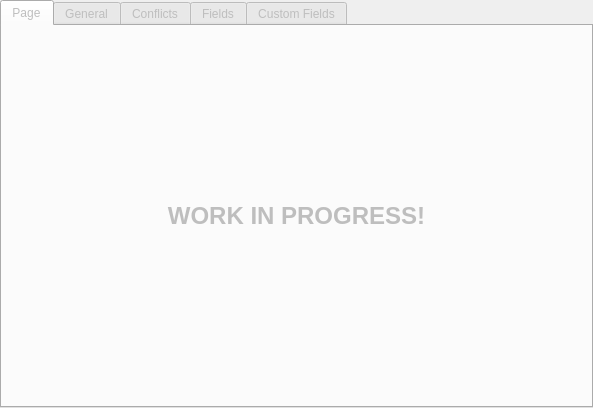
<ui version="4.0" >
 <author>Adriaan de Groot and David Bishop</author>
 <class>ContactsWidget</class>
 <widget class="QWidget" name="ContactsWidget" >
  <property name="geometry" >
   <rect>
    <x>0</x>
    <y>0</y>
    <width>593</width>
    <height>408</height>
   </rect>
  </property>
  <layout class="QGridLayout" >
   <property name="margin" >
    <number>0</number>
   </property>
   <property name="spacing" >
    <number>6</number>
   </property>
   <item row="0" column="0" >
    <widget class="QTabWidget" name="tabWidget" >
     <property name="enabled" >
      <bool>false</bool>
     </property>
     <property name="currentIndex" >
      <number>0</number>
     </property>
     <widget class="QWidget" name="tab_2" >
      <attribute name="title" >
       <string>Page</string>
      </attribute>
      <layout class="QGridLayout" name="gridLayout_5" >
       <item row="0" column="0" >
        <widget class="QLabel" name="label" >
         <property name="font" >
          <font>
           <pointsize>18</pointsize>
           <weight>75</weight>
           <bold>true</bold>
          </font>
         </property>
         <property name="text" >
          <string>WORK IN PROGRESS!</string>
         </property>
         <property name="textFormat" >
          <enum>Qt::RichText</enum>
         </property>
         <property name="alignment" >
          <set>Qt::AlignCenter</set>
         </property>
        </widget>
       </item>
      </layout>
     </widget>
     <widget class="QWidget" name="tab" >
      <property name="geometry" >
       <rect>
        <x>0</x>
        <y>0</y>
        <width>585</width>
        <height>377</height>
       </rect>
      </property>
      <attribute name="title" >
       <string comment="General settings.">General</string>
      </attribute>
      <layout class="QGridLayout" name="gridLayout_2" >
       <item row="0" column="0" >
        <layout class="QVBoxLayout" name="verticalLayout" >
         <item>
          <widget class="QGroupBox" name="groupBox" >
           <property name="title" >
            <string>Location</string>
           </property>
           <layout class="QGridLayout" name="gridLayout" >
            <item row="0" column="0" colspan="2" >
             <widget class="QRadioButton" name="fSyncStdAbook" >
              <property name="whatsThis" >
               <string>&lt;qt>Select this option to synchronize with KDE's standard addressbook (i.e. the addressbook that you edit in KAddressBook, and which you use in KMail)&lt;/qt></string>
              </property>
              <property name="text" >
               <string>&amp;Standard addressbook</string>
              </property>
             </widget>
            </item>
            <item row="1" column="0" >
             <widget class="QRadioButton" name="fSyncFile" >
              <property name="enabled" >
               <bool>false</bool>
              </property>
              <property name="whatsThis" >
               <string>&lt;qt>Select this option to use a specific address book file, instead of the standard KDE address book. This file must be in the vCard format (.vcf). Type the location of this file in the edit box or select it clicking the file picker button.&lt;/qt></string>
              </property>
              <property name="text" >
               <string>vCard &amp;file:</string>
              </property>
             </widget>
            </item>
            <item row="1" column="1" >
             <widget class="KUrlRequester" name="fAbookFile" >
              <property name="enabled" >
               <bool>false</bool>
              </property>
              <property name="sizePolicy" >
               <sizepolicy vsizetype="Preferred" hsizetype="MinimumExpanding" >
                <horstretch>0</horstretch>
                <verstretch>0</verstretch>
               </sizepolicy>
              </property>
              <property name="whatsThis" >
               <string>&lt;qt>Enter the vCard file name here or select it by clicking the file picker button. vCard is a standard format for exchanging contact information. &lt;/qt></string>
              </property>
             </widget>
            </item>
           </layout>
          </widget>
         </item>
         <item>
          <widget class="QCheckBox" name="fArchive" >
           <property name="whatsThis" >
            <string>&lt;qt>If you delete an address on your handheld, you can determine if it should be archived on the PC. If you check that and this checkbox, the address will be added to your addressbook, but no longer synchronized with the handheld.&lt;/qt></string>
           </property>
           <property name="text" >
            <string>Store &amp;archived records in the KDE addressbook</string>
           </property>
          </widget>
         </item>
         <item>
          <spacer name="verticalSpacer" >
           <property name="orientation" >
            <enum>Qt::Vertical</enum>
           </property>
           <property name="sizeHint" stdset="0" >
            <size>
             <width>20</width>
             <height>40</height>
            </size>
           </property>
          </spacer>
         </item>
        </layout>
       </item>
      </layout>
     </widget>
     <widget class="QWidget" name="tab" >
      <property name="geometry" >
       <rect>
        <x>0</x>
        <y>0</y>
        <width>585</width>
        <height>377</height>
       </rect>
      </property>
      <attribute name="title" >
       <string>Conflicts</string>
      </attribute>
      <layout class="QGridLayout" name="gridLayout_4" >
       <item row="0" column="0" >
        <widget class="QGroupBox" name="groupBox_2" >
         <property name="title" >
          <string>Conflict Resolution</string>
         </property>
         <layout class="QGridLayout" name="gridLayout_3" >
          <item row="0" column="0" colspan="2" >
           <widget class="QLabel" name="textLabel1_7" >
            <property name="text" >
             <string>&lt;p>Select the default action if an event was modified on both sides here. &lt;/p></string>
            </property>
            <property name="alignment" >
             <set>Qt::AlignJustify|Qt::AlignVCenter</set>
            </property>
            <property name="wordWrap" >
             <bool>true</bool>
            </property>
           </widget>
          </item>
          <item row="1" column="0" >
           <widget class="QLabel" name="textLabel1_2_2" >
            <property name="sizePolicy" >
             <sizepolicy vsizetype="Preferred" hsizetype="Maximum" >
              <horstretch>0</horstretch>
              <verstretch>0</verstretch>
             </sizepolicy>
            </property>
            <property name="whatsThis" >
             <string>&lt;qt>Select in this list how conflicting entries (entries which were edited both on your handheld and on the PC) are resolved. Possibly values are "Use KPilot's Global Setting" to use the settings defined in KPilot HotSync configuration, "Ask User" to let you decide case by case, "Do Nothing" to allow the entries to be different, "PC overrides", "Handheld overrides", "Use values from last sync" and "Use both entries" to create a new entry on both the PC and handheld.&lt;/qt></string>
            </property>
            <property name="text" >
             <string>Conflict &amp;resolution:</string>
            </property>
            <property name="wordWrap" >
             <bool>false</bool>
            </property>
            <property name="buddy" >
             <cstring>fConflictResolution</cstring>
            </property>
           </widget>
          </item>
          <item row="1" column="1" >
           <widget class="QComboBox" name="fConflictResolution" >
            <property name="whatsThis" >
             <string>&lt;qt>Select in this list how conflicting entries (entries which were edited both on your handheld and on the PC) are resolved. Possibly values are "Use KPilot's Global Setting" to use the settings defined in KPilot HotSync configuration, "Ask User" to let you decide case by case, "Do Nothing" to allow the entries to be different, "PC overrides", "Handheld overrides", "Use values from last sync" and "Use both entries" to create a new entry on both the PC and handheld.&lt;/qt></string>
            </property>
            <property name="currentIndex" >
             <number>6</number>
            </property>
            <item>
             <property name="text" >
              <string>Use KPilot's Global Setting</string>
             </property>
            </item>
            <item>
             <property name="text" >
              <string>Ask User</string>
             </property>
            </item>
            <item>
             <property name="text" >
              <string>Do Nothing</string>
             </property>
            </item>
            <item>
             <property name="text" >
              <string>Handheld Overrides</string>
             </property>
            </item>
            <item>
             <property name="text" >
              <string>PC Overrides</string>
             </property>
            </item>
            <item>
             <property name="text" >
              <string>Values From Last Sync (if possible)</string>
             </property>
            </item>
            <item>
             <property name="text" >
              <string>Use Both Entries</string>
             </property>
            </item>
           </widget>
          </item>
         </layout>
        </widget>
       </item>
       <item row="1" column="0" >
        <spacer name="spacer6" >
         <property name="orientation" >
          <enum>Qt::Vertical</enum>
         </property>
         <property name="sizeType" >
          <enum>QSizePolicy::Expanding</enum>
         </property>
         <property name="sizeHint" stdset="0" >
          <size>
           <width>20</width>
           <height>41</height>
          </size>
         </property>
        </spacer>
       </item>
      </layout>
     </widget>
     <widget class="QWidget" name="tab" >
      <property name="geometry" >
       <rect>
        <x>0</x>
        <y>0</y>
        <width>585</width>
        <height>377</height>
       </rect>
      </property>
      <attribute name="title" >
       <string>Fields</string>
      </attribute>
      <layout class="QGridLayout" >
       <property name="margin" >
        <number>11</number>
       </property>
       <property name="spacing" >
        <number>6</number>
       </property>
       <item row="0" column="0" >
        <widget class="QLabel" name="TextLabel2" >
         <property name="whatsThis" >
          <string>&lt;qt>Select which KAddressBook field should be used to store the Pilot's &amp;quot;Other&amp;quot; phone here.&lt;/qt></string>
         </property>
         <property name="text" >
          <string>Handheld other phone:</string>
         </property>
         <property name="wordWrap" >
          <bool>false</bool>
         </property>
        </widget>
       </item>
       <item row="0" column="1" >
        <widget class="QComboBox" name="fOtherPhone" >
         <property name="sizePolicy" >
          <sizepolicy vsizetype="Fixed" hsizetype="MinimumExpanding" >
           <horstretch>0</horstretch>
           <verstretch>0</verstretch>
          </sizepolicy>
         </property>
         <property name="whatsThis" >
          <string>&lt;qt>Select which KAddressBook field should be used to store the Pilot's &amp;quot;Other&amp;quot; phone here.&lt;/qt></string>
         </property>
         <item>
          <property name="text" >
           <string>Other Phone</string>
          </property>
         </item>
         <item>
          <property name="text" >
           <string>Assistant</string>
          </property>
         </item>
         <item>
          <property name="text" >
           <string>Business Fax</string>
          </property>
         </item>
         <item>
          <property name="text" >
           <string>Car Phone</string>
          </property>
         </item>
         <item>
          <property name="text" >
           <string comment="Second email address.">Email 2</string>
          </property>
         </item>
         <item>
          <property name="text" >
           <string>Home Fax</string>
          </property>
         </item>
         <item>
          <property name="text" >
           <string>Telex</string>
          </property>
         </item>
         <item>
          <property name="text" >
           <string>TTY/TTD Phone</string>
          </property>
         </item>
        </widget>
       </item>
       <item row="1" column="0" >
        <widget class="QLabel" name="TextLabel4" >
         <property name="whatsThis" >
          <string>&lt;qt>Select which KAddressBook field should be used to store the Pilot's Street Address here.&lt;/qt></string>
         </property>
         <property name="text" >
          <string>Handheld street address:</string>
         </property>
         <property name="wordWrap" >
          <bool>false</bool>
         </property>
        </widget>
       </item>
       <item row="1" column="1" >
        <widget class="QComboBox" name="fAddress" >
         <property name="whatsThis" >
          <string>&lt;qt>Select which KAddressBook field should be used to store the Pilot's Street Address here.&lt;/qt></string>
         </property>
         <item>
          <property name="text" >
           <string>Preferred, then Home Address</string>
          </property>
         </item>
         <item>
          <property name="text" >
           <string>Preferred, then Business Address</string>
          </property>
         </item>
        </widget>
       </item>
       <item row="2" column="0" >
        <widget class="QLabel" name="TextLabel5" >
         <property name="whatsThis" >
          <string>&lt;qt>Select which KAddressBook field should be used to store the Fax number from the Pilot here.&lt;/qt></string>
         </property>
         <property name="text" >
          <string>Handheld fax:</string>
         </property>
         <property name="wordWrap" >
          <bool>false</bool>
         </property>
        </widget>
       </item>
       <item row="2" column="1" >
        <widget class="QComboBox" name="fFax" >
         <property name="whatsThis" >
          <string>&lt;qt>Select which KAddressBook field should be used to store the Fax number from the Pilot here.&lt;/qt></string>
         </property>
         <item>
          <property name="text" >
           <string>Home Fax</string>
          </property>
         </item>
         <item>
          <property name="text" >
           <string>Business Fax</string>
          </property>
         </item>
        </widget>
       </item>
       <item row="3" column="0" >
        <spacer name="Spacer2" >
         <property name="orientation" >
          <enum>Qt::Vertical</enum>
         </property>
         <property name="sizeType" >
          <enum>QSizePolicy::Expanding</enum>
         </property>
         <property name="sizeHint" stdset="0" >
          <size>
           <width>0</width>
           <height>20</height>
          </size>
         </property>
        </spacer>
       </item>
      </layout>
     </widget>
     <widget class="QWidget" name="tab" >
      <property name="geometry" >
       <rect>
        <x>0</x>
        <y>0</y>
        <width>585</width>
        <height>377</height>
       </rect>
      </property>
      <attribute name="title" >
       <string>Custom Fields</string>
      </attribute>
      <layout class="QGridLayout" >
       <item row="0" column="0" >
        <widget class="QLabel" name="textLabel1" >
         <property name="sizePolicy" >
          <sizepolicy vsizetype="Preferred" hsizetype="Preferred" >
           <horstretch>0</horstretch>
           <verstretch>0</verstretch>
          </sizepolicy>
         </property>
         <property name="whatsThis" >
          <string>&lt;qt>Select the field from this list that represents best the meaning given by your use of the first custom field on your handheld.&lt;/qt></string>
         </property>
         <property name="text" >
          <string>Handheld custom field 1:</string>
         </property>
         <property name="wordWrap" >
          <bool>false</bool>
         </property>
        </widget>
       </item>
       <item row="1" column="0" >
        <widget class="QLabel" name="textLabel1_2" >
         <property name="whatsThis" >
          <string>&lt;qt>Select the field from this list that represents best the meaning given by your use of the second custom field on your handheld.&lt;/qt></string>
         </property>
         <property name="text" >
          <string>Handheld custom field 2:</string>
         </property>
         <property name="wordWrap" >
          <bool>false</bool>
         </property>
        </widget>
       </item>
       <item row="2" column="0" >
        <widget class="QLabel" name="textLabel1_3" >
         <property name="whatsThis" >
          <string>&lt;qt>Select the field from this list that represents best the meaning given by your use of the third custom field on your handheld.&lt;/qt></string>
         </property>
         <property name="text" >
          <string>Handheld custom field 3:</string>
         </property>
         <property name="wordWrap" >
          <bool>false</bool>
         </property>
        </widget>
       </item>
       <item row="3" column="0" >
        <widget class="QLabel" name="textLabel1_4" >
         <property name="whatsThis" >
          <string>&lt;qt>Select the field from this list that represents best the meaning given by your use of the fourth custom field on your handheld.&lt;/qt></string>
         </property>
         <property name="text" >
          <string>Handheld custom field 4:</string>
         </property>
         <property name="wordWrap" >
          <bool>false</bool>
         </property>
        </widget>
       </item>
       <item row="0" column="1" >
        <widget class="QComboBox" name="fCustom0" >
         <property name="sizePolicy" >
          <sizepolicy vsizetype="Fixed" hsizetype="MinimumExpanding" >
           <horstretch>0</horstretch>
           <verstretch>0</verstretch>
          </sizepolicy>
         </property>
         <property name="whatsThis" >
          <string>&lt;qt>Select the field from this list that represents best the meaning given by your use of the first custom field on your handheld.&lt;/qt></string>
         </property>
         <item>
          <property name="text" >
           <string>Store as Custom Field</string>
          </property>
         </item>
         <item>
          <property name="text" >
           <string>Birthdate</string>
          </property>
         </item>
         <item>
          <property name="text" >
           <string>URL</string>
          </property>
         </item>
         <item>
          <property name="text" >
           <string>IM Address (ICQ, MS, ...)</string>
          </property>
         </item>
        </widget>
       </item>
       <item row="1" column="1" >
        <widget class="QComboBox" name="fCustom1" >
         <property name="sizePolicy" >
          <sizepolicy vsizetype="Fixed" hsizetype="MinimumExpanding" >
           <horstretch>0</horstretch>
           <verstretch>0</verstretch>
          </sizepolicy>
         </property>
         <property name="whatsThis" >
          <string>&lt;qt>Select the field from this list that represents best the meaning given by your use of the second custom field on your handheld.&lt;/qt></string>
         </property>
         <item>
          <property name="text" >
           <string>Store as Custom Field</string>
          </property>
         </item>
         <item>
          <property name="text" >
           <string>Birthdate</string>
          </property>
         </item>
         <item>
          <property name="text" >
           <string>URL</string>
          </property>
         </item>
         <item>
          <property name="text" >
           <string>IM Address (ICQ, MSN, ...)</string>
          </property>
         </item>
        </widget>
       </item>
       <item row="2" column="1" >
        <widget class="QComboBox" name="fCustom2" >
         <property name="sizePolicy" >
          <sizepolicy vsizetype="Fixed" hsizetype="MinimumExpanding" >
           <horstretch>0</horstretch>
           <verstretch>0</verstretch>
          </sizepolicy>
         </property>
         <property name="whatsThis" >
          <string>&lt;qt>Select the field from this list that represents best the meaning given by your use of the third custom field on your handheld.&lt;/qt></string>
         </property>
         <item>
          <property name="text" >
           <string>Store as Custom Field</string>
          </property>
         </item>
         <item>
          <property name="text" >
           <string>Birthdate</string>
          </property>
         </item>
         <item>
          <property name="text" >
           <string>URL</string>
          </property>
         </item>
         <item>
          <property name="text" >
           <string>IM Address (ICQ, MSN, ...)</string>
          </property>
         </item>
        </widget>
       </item>
       <item row="3" column="1" >
        <widget class="QComboBox" name="fCustom3" >
         <property name="sizePolicy" >
          <sizepolicy vsizetype="Fixed" hsizetype="MinimumExpanding" >
           <horstretch>0</horstretch>
           <verstretch>0</verstretch>
          </sizepolicy>
         </property>
         <property name="whatsThis" >
          <string>&lt;qt>Select the field from this list that represents best the meaning given by your use of the fourth custom field on your handheld.&lt;/qt></string>
         </property>
         <item>
          <property name="text" >
           <string>Store as Custom Field</string>
          </property>
         </item>
         <item>
          <property name="text" >
           <string>Birthdate</string>
          </property>
         </item>
         <item>
          <property name="text" >
           <string>URL</string>
          </property>
         </item>
         <item>
          <property name="text" >
           <string>IM Address (ICQ, MSN, ...)</string>
          </property>
         </item>
        </widget>
       </item>
       <item row="4" column="0" colspan="2" >
        <widget class="Line" name="line1" >
         <property name="frameShape" >
          <enum>QFrame::HLine</enum>
         </property>
         <property name="frameShadow" >
          <enum>QFrame::Sunken</enum>
         </property>
        </widget>
       </item>
       <item rowspan="2" row="5" column="0" >
        <widget class="QLabel" name="textLabel1_5" >
         <property name="whatsThis" >
          <string>&lt;qt>Select the birthdate format here, if you selected "birthdate" for any of the custom fields above. Possible placeholders are:&lt;br> %d for the day, %m for the month, %y for the two-digit year, %Y for the four-digit year. For  example, %d.%m.%Y would generate a date like 27.3.1952, while %m/%d/%y would write the same date as 03/27/52. &lt;/qt></string>
         </property>
         <property name="text" >
          <string>Date &amp;format:</string>
         </property>
         <property name="wordWrap" >
          <bool>false</bool>
         </property>
         <property name="buddy" >
          <cstring>fCustomDate</cstring>
         </property>
        </widget>
       </item>
       <item row="6" column="1" >
        <widget class="QComboBox" name="fCustomDate" >
         <property name="sizePolicy" >
          <sizepolicy vsizetype="Fixed" hsizetype="MinimumExpanding" >
           <horstretch>0</horstretch>
           <verstretch>0</verstretch>
          </sizepolicy>
         </property>
         <property name="whatsThis" >
          <string>&lt;qt>Select the birthdate format here, if you selected "birthdate" for any of the custom fields above. Possible placeholders are:&lt;br> %d for the day, %m for the month, %y for the two-digit year, %Y for the four-digit year. For  example, %d.%m.%Y would generate a date like 27.3.1952, while %m/%d/%y would write the same date as 03/27/52. &lt;/qt></string>
         </property>
         <property name="editable" >
          <bool>true</bool>
         </property>
         <item>
          <property name="text" >
           <string>Locale Settings</string>
          </property>
         </item>
         <item>
          <property name="text" >
           <string>%d.%m.%Y</string>
          </property>
         </item>
         <item>
          <property name="text" >
           <string>%d.%m.%y</string>
          </property>
         </item>
         <item>
          <property name="text" >
           <string>%d/%m/%Y</string>
          </property>
         </item>
         <item>
          <property name="text" >
           <string>%d/%m/%y</string>
          </property>
         </item>
         <item>
          <property name="text" >
           <string>%m/%d/%Y</string>
          </property>
         </item>
         <item>
          <property name="text" >
           <string>%m/%d/%y</string>
          </property>
         </item>
        </widget>
       </item>
       <item row="8" column="1" >
        <spacer name="spacer5" >
         <property name="orientation" >
          <enum>Qt::Vertical</enum>
         </property>
         <property name="sizeType" >
          <enum>QSizePolicy::Expanding</enum>
         </property>
         <property name="sizeHint" stdset="0" >
          <size>
           <width>31</width>
           <height>30</height>
          </size>
         </property>
        </spacer>
       </item>
      </layout>
     </widget>
    </widget>
   </item>
  </layout>
 </widget>
 <layoutdefault spacing="6" margin="11" />
 <pixmapfunction>qPixmapFromMimeSource</pixmapfunction>
 <customwidgets>
  <customwidget>
   <class>KUrlRequester</class>
   <extends>QFrame</extends>
   <header>kurlrequester.h</header>
  </customwidget>
 </customwidgets>
 <tabstops>
  <tabstop>fArchive</tabstop>
  <tabstop>tabWidget</tabstop>
  <tabstop>fOtherPhone</tabstop>
  <tabstop>fAddress</tabstop>
  <tabstop>fFax</tabstop>
 </tabstops>
 <resources/>
 <connections>
  <connection>
   <sender>fSyncFile</sender>
   <signal>toggled(bool)</signal>
   <receiver>fAbookFile</receiver>
   <slot>setEnabled(bool)</slot>
   <hints>
    <hint type="sourcelabel" >
     <x>20</x>
     <y>20</y>
    </hint>
    <hint type="destinationlabel" >
     <x>20</x>
     <y>20</y>
    </hint>
   </hints>
  </connection>
 </connections>
</ui>
